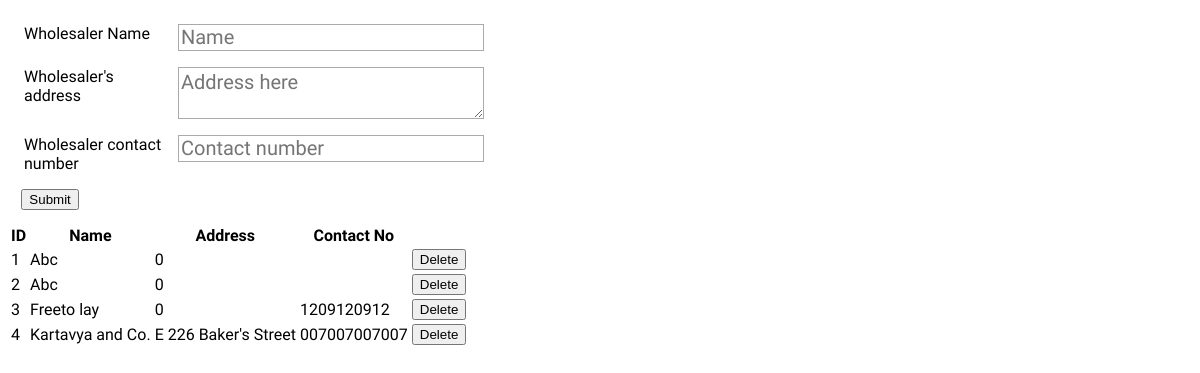
The page /add_wholesaler.php on the database as committed earlier.
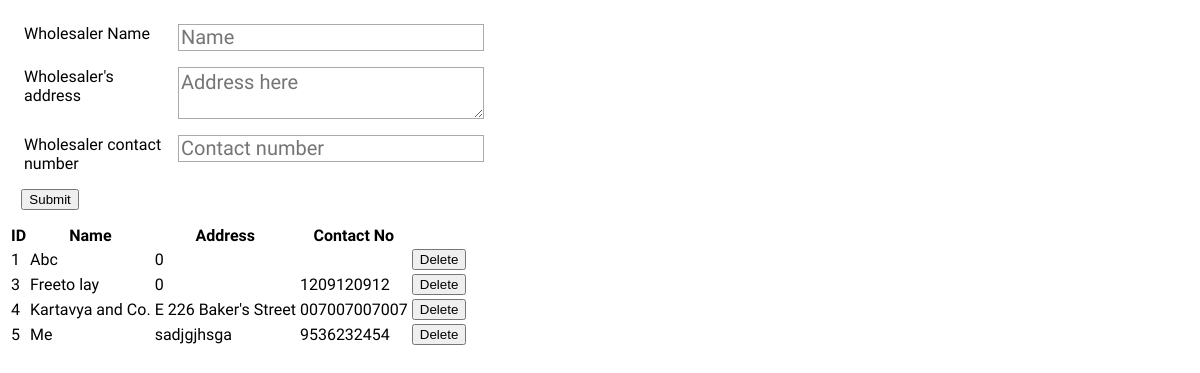
The same page on the database as committed later.
### tables this page shows
CREATE TABLE IF NOT EXISTS `wholesalers` (
`id` int(11) NOT NULL,
  `name` tinytext NOT NULL,
  `address` text,
  `contact_no` tinytext
);

### config.php (called while the page is built, shortened)
<?php
class DAL {
    private $mysqli;
    function __construct() {
        $this->mysqli = new mysqli(DB_HOST, DB_USER, DB_PASS, DB_NAME);
    }
    function fetchDataFromTable($table, $arrayOfColumns, $whereCondition) {
        $columns = join(", ", $arrayOfColumns);
        $result = $this->mysqli->query("SELECT {$columns} FROM {$table} WHERE ".$whereCondition);
        $rows = array();
        while($row = $result->fetch_assoc()){
            $rows[] = $row;
        }
        return $rows;
    }
}
$DB = new DAL();

### add_wholesaler.php (the view, shortened to what this page needs)
<!DOCTYPE html>
<html>
<head>
</head>
<body>
    <?php
    include("config.php");
    ?>
    <div class="container">
        <form action="add_wholesaler.php" method="POST">
            <label for="name">
                <span>Wholesaler Name</span>
                <input type="text" name="name" placeholder="Name" id="name" required/>
            </label>
            <label for="address">
                <span>Wholesaler's address</span>
                <textarea name="address" placeholder="Address here" id="address"></textarea>
            </label>
            <label for="contact_no">
                <span>Wholesaler contact number</span>
                <input type="number" name="contact_no" placeholder="Contact number" id="contact_no" />
            </label>
            <input type="submit" name="formSubmitted" />
        </form>
        <form action='' method='post'>
            <table>
                <tr>
                    <th>ID</th>
                    <th>Name</th>
                    <th>Address</th>
                    <th>Contact No</th>
                </tr>
                <?php
                    $rows = $DB->fetchDataFromTable("wholesalers", ["id", "name", "address", "contact_no"], "1");
                    foreach ($rows as $row) {
                ?>
                    <tr>
                        <td><?php echo $row["id"]; ?></td>
                        <td><?php echo $row["name"]; ?></td>
                        <td><?php echo $row["address"]; ?></td>
                        <td><?php echo $row["contact_no"]; ?></td>
                        <td><button type='submit' name='delete' value='<?php echo $row["id"]; ?>'>Delete</button></td>
                    </tr>
                <?php
                    }
                ?>
            </table>
        </form>
    </div>
</body>
</html>

Rows that differ between the two databases and show on the page:
removed wholesalers: id "2", name "Abc", address "0"
added wholesalers: id "5", name "Me", address "sadjgjhsga", contact_no "9536232454"
